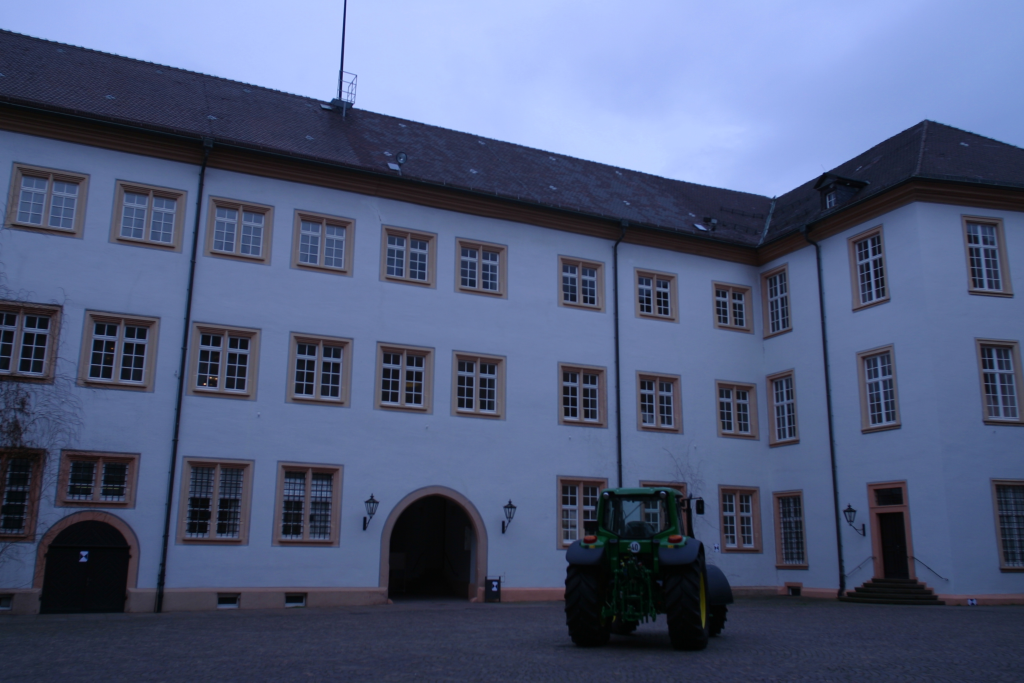
#> input picture Lecture 1/images/0021.jpg, 3072 x 2048 px (shown at 1/3 size)
$ jupyter execute '4- SFM.ipynb'
#> lines starting #> are read from the running program, lines starting #| are printed output that depends on the picture
[cell 1]
# load packages
from __future__ import division, print_function
import cv2
import numpy as np
import matplotlib.pyplot as plt

[cell 2]
#Loading the intrinsic matrix
K = np.array([
    [2759.48, 0, 1520.69,
     0, 2764.16, 1006.81,
     0, 0, 1]
    ]).reshape(3, 3)

print(K)

[cell 3]
#calculating the inverse of K for estimating Essential Matrix
K_inv = np.linalg.inv(K)

[cell 4]
img1 = cv2.imread("images/0021.jpg")
#> img1 is the input picture: shape (2048, 3072, 3); mean B, G, R 124.2, 91.7, 80.7
img2 = cv2.imread("images/0022.jpg")
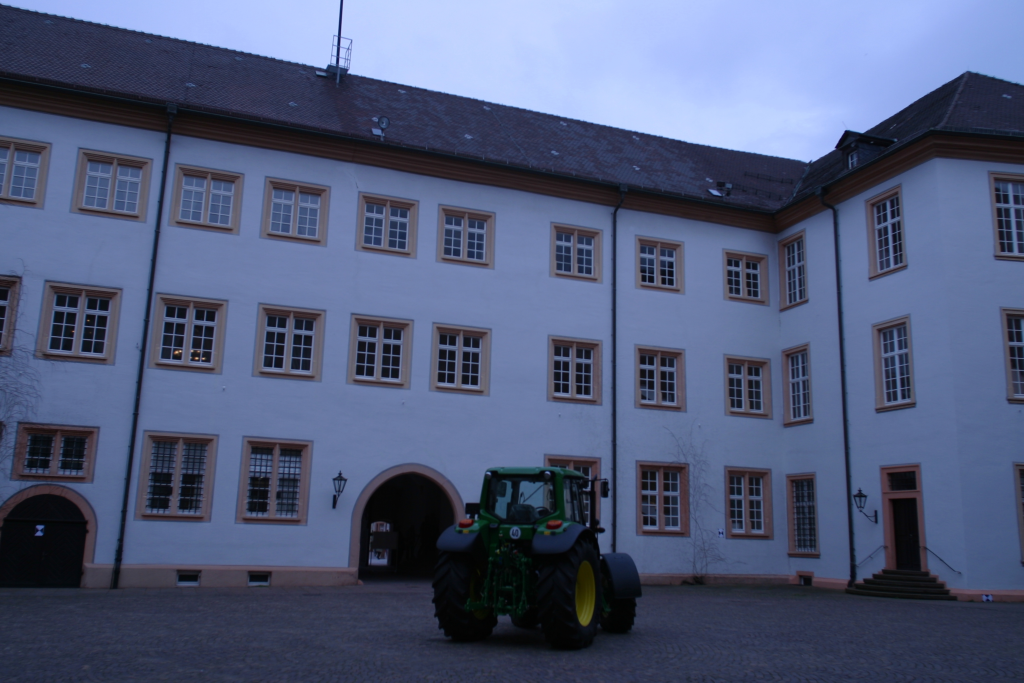
#> input picture Lecture 1/images/0022.jpg, 3072 x 2048 px (shown at 1/3 size)
#> img2 is the input picture: shape (2048, 3072, 3); mean B, G, R 121.7, 90.7, 80.5

[cell 5]
plt.figure()
#converting BGR to RGB for plotting

disp1 = cv2.cvtColor(img1, cv2.COLOR_BGR2RGB)
disp2 = cv2.cvtColor(img2, cv2.COLOR_BGR2RGB)

fig, ax = plt.subplots(1,2)
ax[0].imshow(disp1)
ax[1].imshow(disp2)
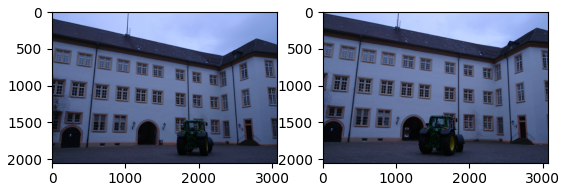
#> figure drawn by matplotlib, 2 panels

[cell 6]
#gray scale conversion for detecting keypoints

gray1= cv2.cvtColor(img1, cv2.COLOR_BGR2GRAY)
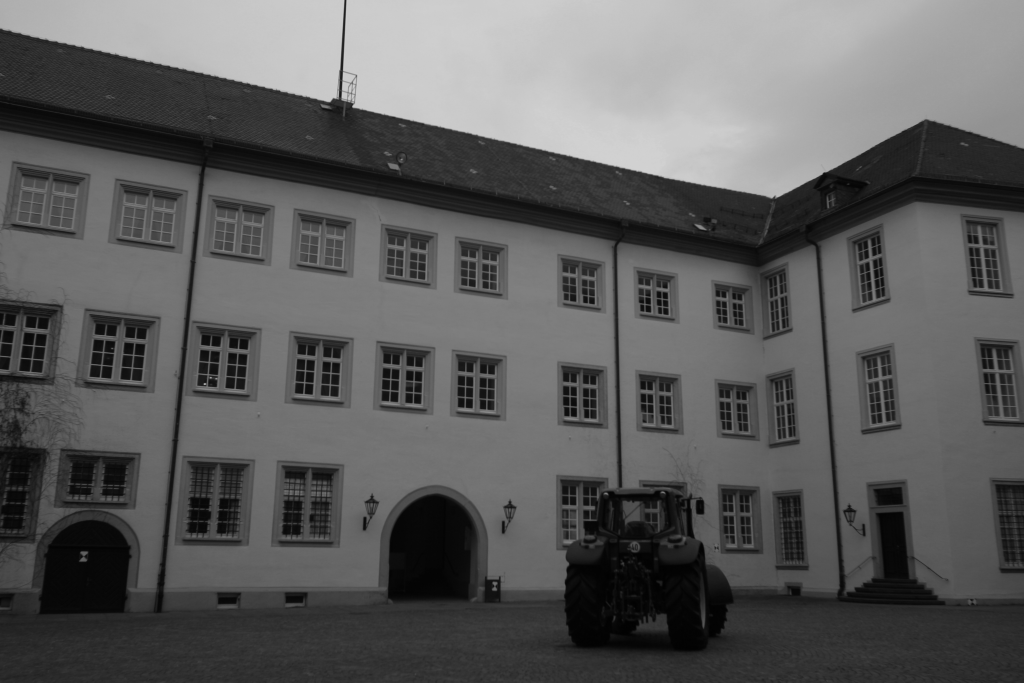
#> gray1: shape (2048, 3072) (shown at 1/3 size); min 0, max 223, mean 92.1
gray2= cv2.cvtColor(img2, cv2.COLOR_BGR2GRAY)
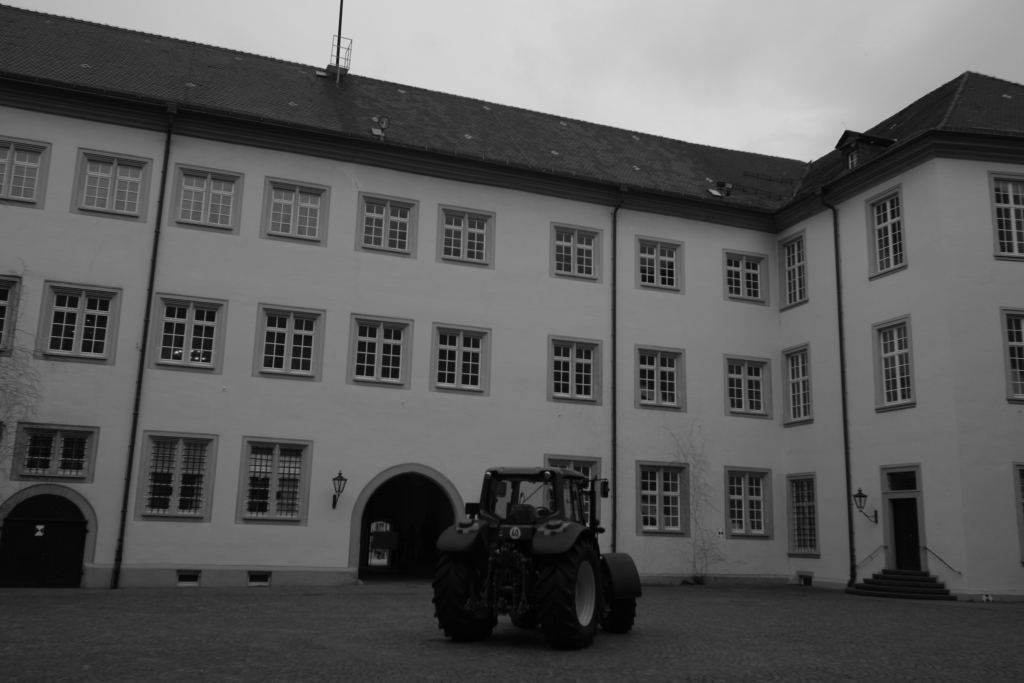
#> gray2: shape (2048, 3072) (shown at 1/3 size); min 0, max 224, mean 91.2

[cell 7]
#estimation of disparity map (depth map) using StereoSGBM algorithm
gray_down1 = cv2.pyrDown(gray1)
gray_down2 = cv2.pyrDown(gray2)
stereo1 = cv2.StereoSGBM_create(
    minDisparity = -16,
    numDisparities = 32,
    blockSize=9,
    speckleWindowSize=50,
    speckleRange = 32,
    disp12MaxDiff = 10,
)
disparity1 = stereo1.compute(gray_down1,gray_down2).astype(np.float32)/16.0
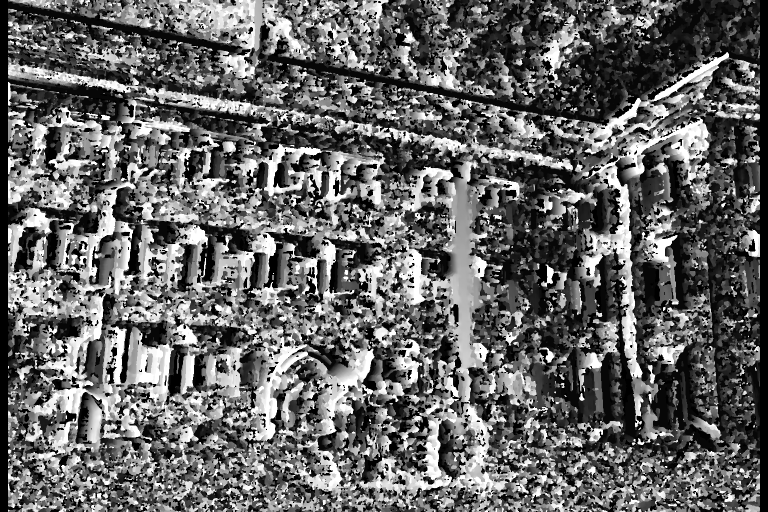
#> disparity1: shape (1024, 1536) float32 (shown at 1/2 size); min -17, max 15, mean -4.24; drawn with min black and max white
plt.imshow(disparity1,'viridis')


plt.show()

[cell 8]
sift = cv2.SIFT_create()
kps1, desc1 = sift.detectAndCompute(gray1, None)
#> kps1 = 4111 keypoints; strongest (x, y, size): (614, 1152, 3.5), (632, 1133, 3.5), (1061, 319, 6.4), (648, 1136, 3.3)
kps2, desc2 = sift.detectAndCompute(gray2, None)
#> kps2 = 4203 keypoints; strongest (x, y, size): (590, 1075, 4.8), (541, 1053, 3.5), (530, 1057, 5.2), (610, 1076, 4)

# show each image with the keypoints and remove axis
img1_kp = cv2.drawKeypoints(disp1, kps1, None, flags=cv2.DRAW_MATCHES_FLAGS_DRAW_RICH_KEYPOINTS)
img2_kp = cv2.drawKeypoints(disp2, kps2, None, flags=cv2.DRAW_MATCHES_FLAGS_DRAW_RICH_KEYPOINTS)
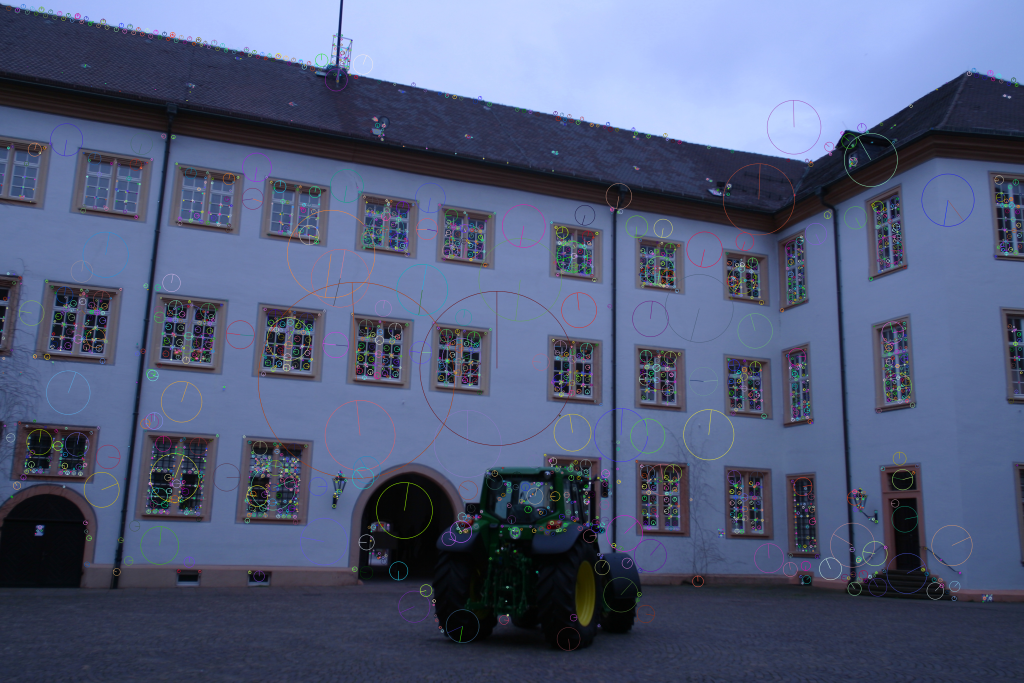
#> img2_kp: shape (2048, 3072, 3) (shown at 1/3 size); mean R, G, B 82.3, 92.2, 122.4

plt.figure(figsize=(20,10))
plt.subplot(1, 2, 1)
plt.imshow(img1_kp)
plt.title('Image 1 Keypoints')
plt.axis('off')
plt.subplot(1, 2, 2)
plt.imshow(img2_kp)
plt.axis('off')
plt.title('Image 2 Keypoints')
plt.show()

[cell 9]
FLANN_INDEX_KDTREE = 0
index_params = dict(algorithm = FLANN_INDEX_KDTREE, trees = 5)
search_params = dict(checks=50)

flann = cv2.FlannBasedMatcher(index_params,search_params)

matches = flann.knnMatch(desc1,desc2,k=2)
#> matches = 4111 matches


matchesMask = [[0,0] for i in range(len(matches))]
#> matchesMask = 4111 pairs, first value 0 to 0, second value 0 to 0
good = []
imgPts1 = []
imgPts2 = []


for i,(m,n) in enumerate(matches):
    if m.distance < 0.6*n.distance:
        matchesMask[i]=[1,0]
        good.append(m)
        imgPts2.append(kps2[m.trainIdx].pt)
        imgPts1.append(kps1[m.queryIdx].pt)
#> after the loop, good = 793 matches; imgPts1 = 793 pairs, first value 45.02 to 3033.5, second value 103 to 1811.7; imgPts2 = 793 pairs, first value 9.2 to 3056.7, second value 19.04 to 1800.1; matchesMask = 4111 pairs, first value 0 to 1, second value 0 to 0
print("matches: "+str(len(good)))
#| matches: 793

draw_params = dict(matchColor = (0,255,0),
                   singlePointColor = (255,0,0),
                   matchesMask = matchesMask,
                   flags = 0)
#> draw_params = 4 items

img3 = cv2.drawMatchesKnn(disp1,kps1,disp2,kps2,matches,None,**draw_params)
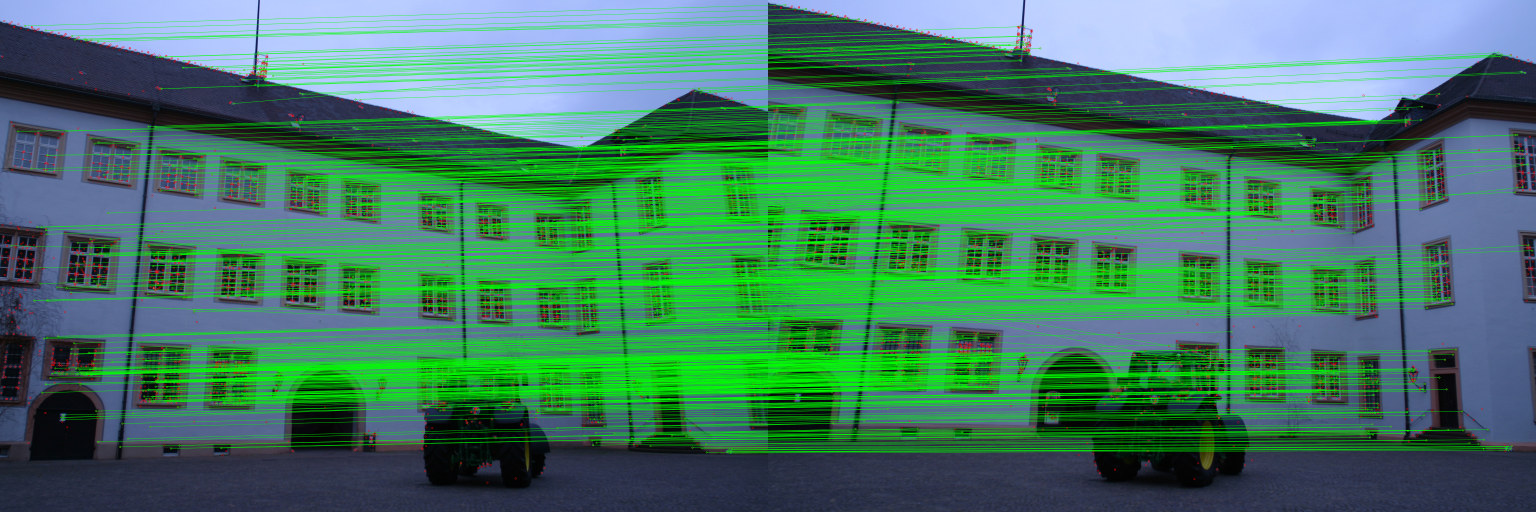
#> img3: shape (2048, 6144, 3) (shown at 1/4 size); mean R, G, B 67.2, 123.4, 99.6
plt.figure(figsize = (20,20))
plt.axis('off')
plt.imshow(img3,),plt.show()

[cell 10]
#converting into np 32 type array
imgPts1 = np.int32(imgPts1)
#> imgPts1 = 793 pairs, first value 45 to 3033, second value 103 to 1811
imgPts2 = np.int32(imgPts2)
#> imgPts2 = 793 pairs, first value 9 to 3056, second value 19 to 1800
F, mask = cv2.findFundamentalMat(imgPts1,imgPts2,cv2.LMEDS)
#> F = [[2.12e-08, 1.44e-06, -0.00224], [-1.77e-06, 6.47e-08, 0.0128], [0.00243, -0.0129, 1]]; mask = 793 values, max 1 at index 3, min 0 at index 0, mean 0.768

#only returning points that have a mask
imgPts1 = imgPts1[mask.ravel()==1]
#> imgPts1 = 609 pairs, first value 100 to 3022, second value 103 to 1811
imgPts2 = imgPts2[mask.ravel()==1]
#> imgPts2 = 609 pairs, first value 9 to 3056, second value 19 to 1800

[cell 11]
#Calculating the essential matrix

E = K.T.dot(F).dot(K)
#> E = [[0.161, 10.96, -2.11], [-13.53, 0.494, 28.2], [1.88, -29.41, 0.832]]
R1,R2,t=cv2.decomposeEssentialMat(E)
#> R1 = [[0.687, 0.127, 0.715], [0.109, -0.991, 0.0718], [0.719, 0.0283, -0.695]]; R2 = [[0.996, 0.00306, 0.0894], [-0.00123, 1, -0.0205], [-0.0894, 0.0203, 0.996]]; t = [0.935, 0.0596, 0.35]

t = t.reshape(3,1)

[cell 12]
#Triangulation: to perform triangulation, we will first remove the effect of known caliberation matrix by normalizing the coordinates.
#Initial step would be to convert the point coordinates to homogeneous coordinates and then normalize by  K^-1 P = [R|t]

#Homogeneous conversion


hom_img1= cv2.convertPointsToHomogeneous(imgPts1).reshape(-1,3)
#> hom_img1 = 609 rows, first 8: [100, 103, 1], [137, 1201, 1], [137, 1201, 1], [147, 907, 1], [161, 1134, 1], [164, 908, 1], [167, 1570, 1], [175, 1354, 1]

hom_img2= cv2.convertPointsToHomogeneous(imgPts2).reshape(-1,3)
#> hom_img2 = 609 rows, first 8: [69, 19, 1], [9, 1118, 1], [9, 1118, 1], [23, 820, 1], [34, 1049, 1], [41, 822, 1], [35, 1490, 1], [45, 1272, 1]

#Normalization

imgPts1_norm = K_inv.dot(hom_img1.T).T
#> imgPts1_norm = 609 rows, first 8: [-0.515, -0.327, 1], [-0.501, 0.0703, 1], [-0.501, 0.0703, 1], [-0.498, -0.0361, 1], [-0.493, 0.046, 1], [-0.492, -0.0357, 1], [-0.491, 0.204, 1], [-0.488, 0.126, 1]
imgPts2_norm = K_inv.dot(hom_img2.T).T
#> imgPts2_norm = 609 rows, first 8: [-0.526, -0.357, 1], [-0.548, 0.0402, 1], [-0.548, 0.0402, 1], [-0.543, -0.0676, 1], [-0.539, 0.0153, 1], [-0.536, -0.0669, 1], [-0.538, 0.175, 1], [-0.535, 0.0959, 1]

#as we need to convert it back from homogeneous for triangulation, we will convert back from homogeneous

imgPts1_norm = cv2.convertPointsFromHomogeneous(imgPts1_norm).reshape(-1,2)
#> imgPts1_norm = 609 pairs, first value -0.515 to 0.544, second value -0.327 to 0.291
imgPts2_norm = cv2.convertPointsFromHomogeneous(imgPts2_norm).reshape(-1,2)
#> imgPts2_norm = 609 pairs, first value -0.548 to 0.556, second value -0.357 to 0.287

intrinsic = np.hstack((np.eye(3), np.zeros((3, 1))))
extrinsic = np.hstack((R2, t.reshape(3, 1)))
#> extrinsic = [[0.996, 0.00306, 0.0894, 0.935], [-0.00123, 1, -0.0205, 0.0596], [-0.0894, 0.0203, 0.996, 0.35]]

imgPts_hom= cv2.triangulatePoints(intrinsic, extrinsic, imgPts1_norm.T, imgPts2_norm.T).T
#> imgPts_hom = 609 rows, first 6: [0.437, 0.279, -0.85, 0.0917], [0.444, -0.0613, -0.885, 0.127], [0.444, -0.0613, -0.885, 0.127], [0.442, 0.0332, -0.888, 0.125], [0.438, -0.0398, -0.889, 0.126], [0.437, 0.0328, -0.89, 0.124]

#converting back from homogeneous coordinates
imgPts_3D=cv2.convertPointsFromHomogeneous(imgPts_hom).reshape(-1,3)
#> imgPts_3D = 609 rows, first 8: [4.77, 3.05, -9.27], [3.51, -0.485, -6.99], [3.51, -0.485, -6.99], [3.55, 0.266, -7.13], [3.47, -0.315, -7.04], [3.52, 0.264, -7.16], [3.37, -1.4, -6.88], [3.39, -0.867, -6.96]

[cell 13]
# Rodrigues formula converts a rotation matrix to a rotation vector or vice versa.
rot_vector, jacobian=cv2.Rodrigues(R2)
#> rot_vector = [0.0205, 0.0895, -0.00215]; jacobian = [[-0.00342, -0.0149, 0.000359], [0, 0, -0.501], [0, 0.501, 0], [0, 0, 0.501], [-0.00342, -0.0149, 0.000359], [-0.501, 0, 0], [0, -0.501, 0], [0.501, 0, 0], [-0.00342, -0.0149, 0.000359]]
theta= np.sqrt(rot_vector[0]**2+rot_vector[1]**2+rot_vector[2]**2)
#> theta = [0.0918]

[cell 14]
#Projects 3D points to an image plane.
output_points,_=cv2.projectPoints(imgPts_3D, rot_vector, t, K,None)
#> output_points = 609 rows, first 8: [68.27, 23.44], [8.89, 1120.7], [8.89, 1120.7], [22.73, 823.6], [33.83, 1052.5], [40.77, 825.1], [35, 1492.2], [44.94, 1274.7]

[cell 15]
#Root Mean Square Error Calculation between the projected points and original points
np.mean(np.sqrt(np.sum((imgPts2-output_points.reshape(-1,2))**2,axis=-1)))
#> Out = 2.78

[cell 16]
# Storing the 3D points as a ply file. This can be visualized in meshlab or blender.
ply_3D = np.hstack([imgPts_3D.reshape(-1,3)])
#> ply_3D has the same summary as imgPts_3D
ply_header = '''ply
    format ascii 1.0
    element vertex %(vert_num)d
    property float x
    property float y
    property float z
    end_header
'''
with open('output.ply', 'w') as f:
    f.write(ply_header % dict(vert_num=len(ply_3D)))
    np.savetxt(f, ply_3D, '%f %f %f')
